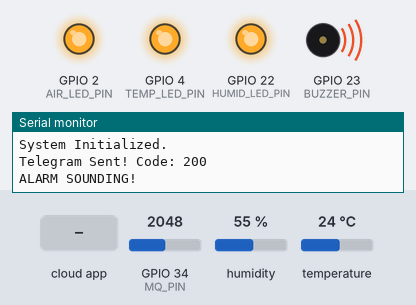
The sketch below on a simulated ESP32. Parts: output pins drawn as LEDs (lit = HIGH), buzzer (waves = sounding, pin HIGH), the last lines printed to the serial monitor. The inputs (shaded band) are chosen by the test bench; at power-on: GPIO 34 (MQ_PIN) = 2048, temperature 24 °C, humidity 55 %. WiFi joins after 1.5 s; servers stay silent unless stated; the local clock reads 2024-03-15 10:24:30 at power-on unless the sketch sets it; the Firebase database answers and starts empty; web services answer with replies made up by the test bench.

Above: at 2.9 s.
3.0 s: the phone or cloud app sets silence to 1
At 15.0 s:
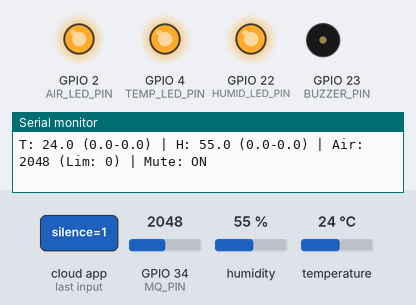
15.8 s: GPIO 34 (MQ_PIN) set to 0
At 27.0 s:
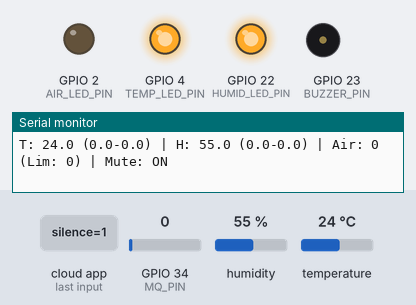
27.3 s: the phone or cloud app sets tempMax to 25
At 37.9 s:
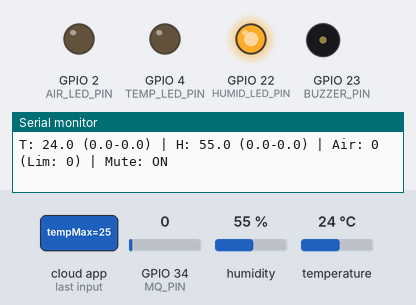
38.9 s: temperature set to 27 °C
At 49.6 s:
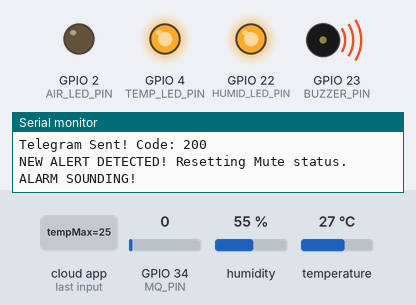
50.7 s: the phone or cloud app sets humidMax to 100
At 61.7 s:
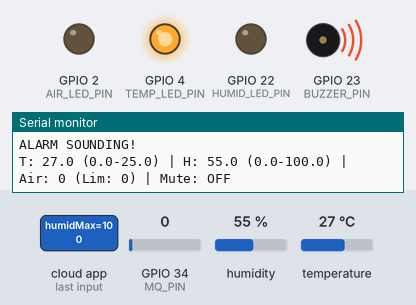
62.3 s: GPIO 34 (MQ_PIN) set to 70
At 73.9 s:
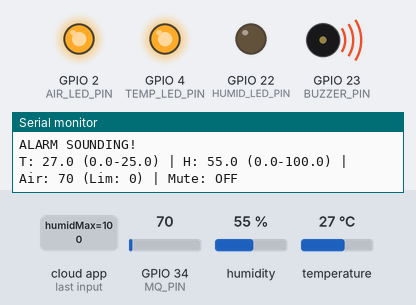
Timing chart, 0 to 75.0 s (numbered marks = the images above; inputs shaded):
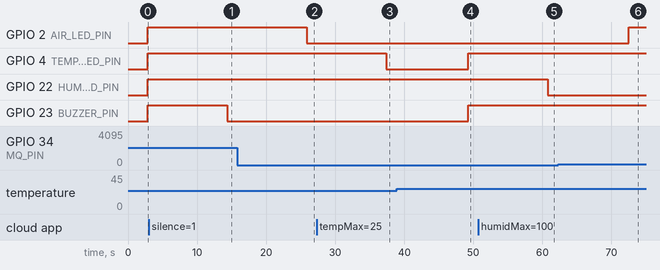

Measured:
- the behaviour switches between 25 and 26 °C on temperature (found by bisection; images 3 and 4)
- after the input at 3.0 s, GPIO 23 (BUZZER_PIN): HIGH → LOW after 11.4 s
- after the input at 15.8 s, GPIO 2 (AIR_LED_PIN): HIGH → LOW after 10.1 s
- after the input at 27.3 s, GPIO 4 (TEMP_LED_PIN): HIGH → LOW after 10.1 s
- after the input at 38.9 s, GPIO 4 (TEMP_LED_PIN), GPIO 23 (BUZZER_PIN): LOW → HIGH after 10.4 s
- after the input at 50.7 s, GPIO 22 (HUMID_LED_PIN): HIGH → LOW after 10.1 s
- after the input at 62.3 s, GPIO 2 (AIR_LED_PIN): LOW → HIGH after 10.2 s

The sketch:

cropwarehouse.ino
```cpp
#include <WiFi.h>
#include <FirebaseESP32.h>
#include "DHT.h"
#include <HTTPClient.h>
#include <time.h>

// 1. WiFi & Firebase Credentials
#define WIFI_SSID "fabio"
#define WIFI_PASSWORD "fabiowiljo1042006"
#define FIREBASE_HOST "cropvault-3095c-default-rtdb.asia-southeast1.firebasedatabase.app"
#define FIREBASE_AUTH "cmS8cnuXqqDIGJtGRIVVLCHYSpRzceY2zcTbnzww"

// --- 🤖 TELEGRAM BOT CREDENTIALS ---
#define TELEGRAM_BOT_TOKEN "8795426574:AAEyjR93rzLu-UT_slSy8sRVGuznydathZ8"
#define TELEGRAM_CHAT_ID "7308374502"

// 2. Pin Definitions
#define DHTPIN 15
#define DHTTYPE DHT11
#define BUZZER_PIN 23
#define HUMID_LED_PIN 22
#define TEMP_LED_PIN 4
#define AIR_LED_PIN 2
#define MQ_PIN 34

DHT dht(DHTPIN, DHTTYPE);

FirebaseData firebaseData;
FirebaseConfig config;
FirebaseAuth auth;

// Global State Variables
float tempMin      = 10.0;
float tempMax      = 30.0;
float humidMin     = 50.0;
float humidMax     = 70.0;
int   airThreshold = 1000;
bool  isSilenced   = false;

// State Tracking to catch NEW alerts
bool lastTempAlert  = false;
bool lastHumidAlert = false;
bool lastAirAlert   = false;

unsigned long lastLogTime = 0;
const unsigned long logInterval = 900000;

const char* googleScriptUrl = "https://script.google.com/macros/s/AKfycbwFFom4uUb-vFJlWxtzb8u22f2I3xCwQxG1JwaeiBdqLHUoB0_YbkriJdi53HxBHqHT6A/exec";

// --- TELEGRAM SEND FUNCTION ---
void sendTelegramMessage(String message) {
  if (WiFi.status() == WL_CONNECTED) {
    HTTPClient http;
    message.replace(" ", "%20");
    message.replace("\n", "%0A");

    String url = "https://api.telegram.org/bot" + String(TELEGRAM_BOT_TOKEN) +
                 "/sendMessage?chat_id=" + String(TELEGRAM_CHAT_ID) +
                 "&text=" + message;

    http.begin(url);
    int httpResponseCode = http.GET();

    if (httpResponseCode > 0) {
      Serial.printf("Telegram Sent! Code: %d\n", httpResponseCode);
    } else {
      Serial.printf("Telegram Error: %s\n", http.errorToString(httpResponseCode).c_str());
    }
    http.end();
  }
}

void logToGoogleSheets(float t, float h, int air) {
  if (WiFi.status() == WL_CONNECTED) {
    HTTPClient http;
    http.setFollowRedirects(HTTPC_STRICT_FOLLOW_REDIRECTS);
    http.begin(googleScriptUrl);
    http.addHeader("Content-Type", "application/json");

    String json = "{\"temp\":" + String(t) +
                  ",\"humid\":" + String(h) +
                  ",\"air\":" + String(air) + "}";

    int httpResponseCode = http.POST(json);
    Serial.printf("Google Sheets Log Code: %d\n", httpResponseCode);
    http.end();
  }
}

void setup() {
  Serial.begin(115200);

  pinMode(BUZZER_PIN, OUTPUT);
  pinMode(HUMID_LED_PIN, OUTPUT);
  pinMode(TEMP_LED_PIN, OUTPUT);
  pinMode(AIR_LED_PIN, OUTPUT);

  digitalWrite(BUZZER_PIN, LOW);
  digitalWrite(HUMID_LED_PIN, LOW);
  digitalWrite(TEMP_LED_PIN, LOW);
  digitalWrite(AIR_LED_PIN, LOW);

  WiFi.begin(WIFI_SSID, WIFI_PASSWORD);
  Serial.print("Connecting to Wi-Fi");
  while (WiFi.status() != WL_CONNECTED) {
    Serial.print(".");
    delay(300);
  }
  Serial.println("\nConnected!");

  // Sync time via NTP and wait until it's ready
  configTime(0, 0, "pool.ntp.org");
  struct tm timeinfo;
  while (!getLocalTime(&timeinfo)) {
    Serial.println("Waiting for NTP...");
    delay(500);
  }
  Serial.println("NTP Synced!");

  sendTelegramMessage("✅ CropVault System Online! Monitoring started.");

  config.host = FIREBASE_HOST;
  config.signer.tokens.legacy_token = FIREBASE_AUTH;
  Firebase.begin(&config, &auth);
  Firebase.reconnectWiFi(true);

  dht.begin();
  Serial.println("System Initialized.");
}

void loop() {
  // --- 1. FETCH USER SETTINGS FROM FIREBASE ---
  if (Firebase.getFloat(firebaseData, "/thresholds/tempMin")) {
    tempMin = firebaseData.floatData();
  }
  if (Firebase.getFloat(firebaseData, "/thresholds/tempMax")) {
    tempMax = firebaseData.floatData();
  }
  if (Firebase.getFloat(firebaseData, "/thresholds/humidMin")) {
    humidMin = firebaseData.floatData();
  }
  if (Firebase.getFloat(firebaseData, "/thresholds/humidMax")) {
    humidMax = firebaseData.floatData();
  }
  if (Firebase.getInt(firebaseData, "/thresholds/airMax")) {
    airThreshold = firebaseData.intData();
  }
  if (Firebase.getBool(firebaseData, "/thresholds/silence")) {
    isSilenced = firebaseData.boolData();
  }

  // --- 2. READ SENSOR DATA ---
  float h   = dht.readHumidity();
  float t   = dht.readTemperature();
  int   air = analogRead(MQ_PIN);

  // --- 3. LOGIC & HARDWARE CONTROL ---
  if (!isnan(h) && !isnan(t)) {
    bool currentTempAlert  = (t < tempMin  || t > tempMax);
    bool currentHumidAlert = (h < humidMin || h > humidMax);
    bool currentAirAlert   = (air > airThreshold);

    // --- AUTO-UNMUTE & TELEGRAM LOGIC ---
    if ((currentTempAlert  && !lastTempAlert)  ||
        (currentHumidAlert && !lastHumidAlert) ||
        (currentAirAlert   && !lastAirAlert)) {

      String alertMsg = "🚨 CROPVAULT ALERT! 🚨\n";

      if (currentTempAlert) {
        if (t < tempMin) alertMsg += "Temp is LOW: "  + String(t) + "C (Min: " + String(tempMin) + ")\n";
        else             alertMsg += "Temp is HIGH: " + String(t) + "C (Max: " + String(tempMax) + ")\n";
      }
      if (currentHumidAlert) {
        if (h < humidMin) alertMsg += "Humidity is LOW: "  + String(h) + "% (Min: " + String(humidMin) + ")\n";
        else              alertMsg += "Humidity is HIGH: " + String(h) + "% (Max: " + String(humidMax) + ")\n";
      }
      if (currentAirAlert) {
        alertMsg += "Air Quality BAD: " + String(air) + " (Limit: " + String(airThreshold) + ")";
      }

      sendTelegramMessage(alertMsg);

      if (isSilenced) {
        isSilenced = false;
        Firebase.setBool(firebaseData, "/thresholds/silence", false);
        Serial.println("NEW ALERT DETECTED! Resetting Mute status.");
      }
    }

    // Update historical states for next loop iteration
    lastTempAlert  = currentTempAlert;
    lastHumidAlert = currentHumidAlert;
    lastAirAlert   = currentAirAlert;

    // Log to Google Sheets every 15 min
    if (millis() - lastLogTime >= logInterval) {
      logToGoogleSheets(t, h, air);
      lastLogTime = millis();
    }

    // Update Visual LEDs
    digitalWrite(TEMP_LED_PIN,  currentTempAlert  ? HIGH : LOW);
    digitalWrite(HUMID_LED_PIN, currentHumidAlert ? HIGH : LOW);
    digitalWrite(AIR_LED_PIN,   currentAirAlert   ? HIGH : LOW);

    // Update Audible Buzzer
    if ((currentTempAlert || currentHumidAlert || currentAirAlert) && !isSilenced) {
      digitalWrite(BUZZER_PIN, HIGH);
      Serial.println("ALARM SOUNDING!");
    } else {
      digitalWrite(BUZZER_PIN, LOW);
    }

    // --- 4. SEND LIVE READINGS TO WEB DASHBOARD ---
    Firebase.setFloat(firebaseData, "/warehouse/temperature", t);
    Firebase.setFloat(firebaseData, "/warehouse/humidity",    h);
    Firebase.setInt(firebaseData,   "/warehouse/airQuality",  air);
    Firebase.setInt(firebaseData,   "/warehouse/lastSeen",    (int)time(nullptr)); // ← NEW

    Serial.printf("T: %.1f (%.1f-%.1f) | H: %.1f (%.1f-%.1f) | Air: %d (Lim: %d) | Mute: %s\n",
                  t, tempMin, tempMax,
                  h, humidMin, humidMax,
                  air, airThreshold,
                  isSilenced ? "ON" : "OFF");
  } else {
    Serial.println("Failed to read from DHT sensor!");
  }

  delay(10000);
}
```
